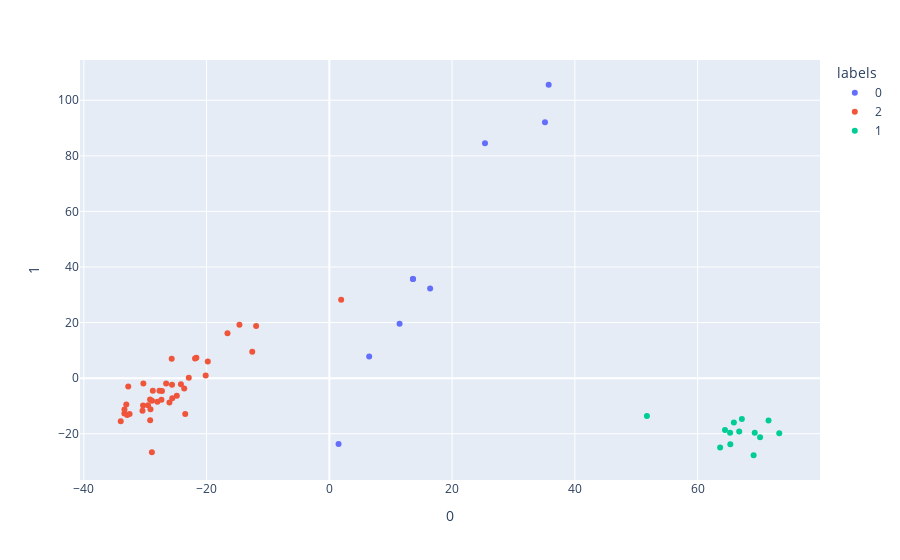

Source (notebook cell):
### Markdown cell above
### Visualizing PCAs

### Code cell
# 16S
scores_16S = pd.DataFrame(md.doPCA(ran_lo_16S)["scores"])
scores_16S["labels"] = labels
fig_16S = px.scatter(
    scores,
    x = 0,
    y = 1,
    color = "labels"
)
fig_16S.show()

### Figure 1 — Plotly figure (JSON) as saved in the notebook; plotly's stock layout.template omitted (floating-point values rounded to 4 significant figures)
{"data": [{"hovertemplate": "labels=0<br>0=%{x}<br>1=%{y}<extra></extra>", "legendgroup": "0", "marker": {"color": "#636efa", "symbol": "circle"}, "mode": "markers", "name": "0", "orientation": "v", "showlegend": true, "type": "scatter", "x": [25.35, 35.73, 16.42, 6.493, 11.44, 1.497, 13.61, 13.63, 35.13], "xaxis": "x", "y": [84.49, 105.6, 32.23, 7.815, 19.56, -23.67, 35.66, 35.65, 92.11], "yaxis": "y"}, {"hovertemplate": "labels=2<br>0=%{x}<br>1=%{y}<extra></extra>", "legendgroup": "2", "marker": {"color": "#EF553B", "symbol": "circle"}, "mode": "markers", "name": "2", "orientation": "v", "showlegend": true, "type": "scatter", "x": [-19.81, -28.02, -24.18, -26.59, -28.92, -30.45, -23.48, 1.923, -30.35, -24.85, -28.89, -32.77, -25.64, -29.55, -27.68, -25.69, -20.15, -21.67, -11.93, -12.56, -27.27, -22.9, -16.6, -33.39, -23.65, -28.76, -14.65, -33.99, -32.94, -32.55, -27.36, -29.15, -25.59, -26.05, -29.2, -33.38, -21.89, -29.21, -30.3, -33.09], "xaxis": "x", "y": [5.982, -8.492, -2.182, -1.933, -26.71, -11.71, -12.88, 28.25, -9.844, -6.303, -8.118, -2.997, -2.42, -9.737, -4.571, 6.969, 0.992, 7.356, 18.8, 9.519, -4.66, 0.1877, 16.13, -12.75, -3.737, -4.498, 19.21, -15.54, -13.22, -12.88, -7.748, -11.21, -7.246, -8.742, -15.15, -11.26, 7.094, -7.722, -1.943, -9.445], "yaxis": "y"}, {"hovertemplate": "labels=1<br>0=%{x}<br>1=%{y}<extra></extra>", "legendgroup": "1", "marker": {"color": "#00cc96", "symbol": "circle"}, "mode": "markers", "name": "1", "orientation": "v", "showlegend": true, "type": "scatter", "x": [64.46, 66.77, 69.13, 51.74, 63.67, 65.33, 73.3, 67.21, 71.56, 65.29, 65.91, 70.18, 69.31], "xaxis": "x", "y": [-18.62, -19.24, -27.74, -13.6, -24.93, -23.8, -19.86, -14.7, -15.26, -19.65, -15.99, -21.25, -19.63], "yaxis": "y"}], "layout": {"autosize": true, "legend": {"title": {"text": "labels"}, "tracegroupgap": 0}, "margin": {"t": 60}, "xaxis": {"anchor": "y", "autorange": true, "domain": [0, 1], "range": [-40.49, 79.8], "title": {"text": "0"}, "type": "linear"}, "yaxis": {"anchor": "x", "autorange": true, "domain": [0, 1], "range": [-38.07, 115.9], "title": {"text": "1"}, "type": "linear"}}}
